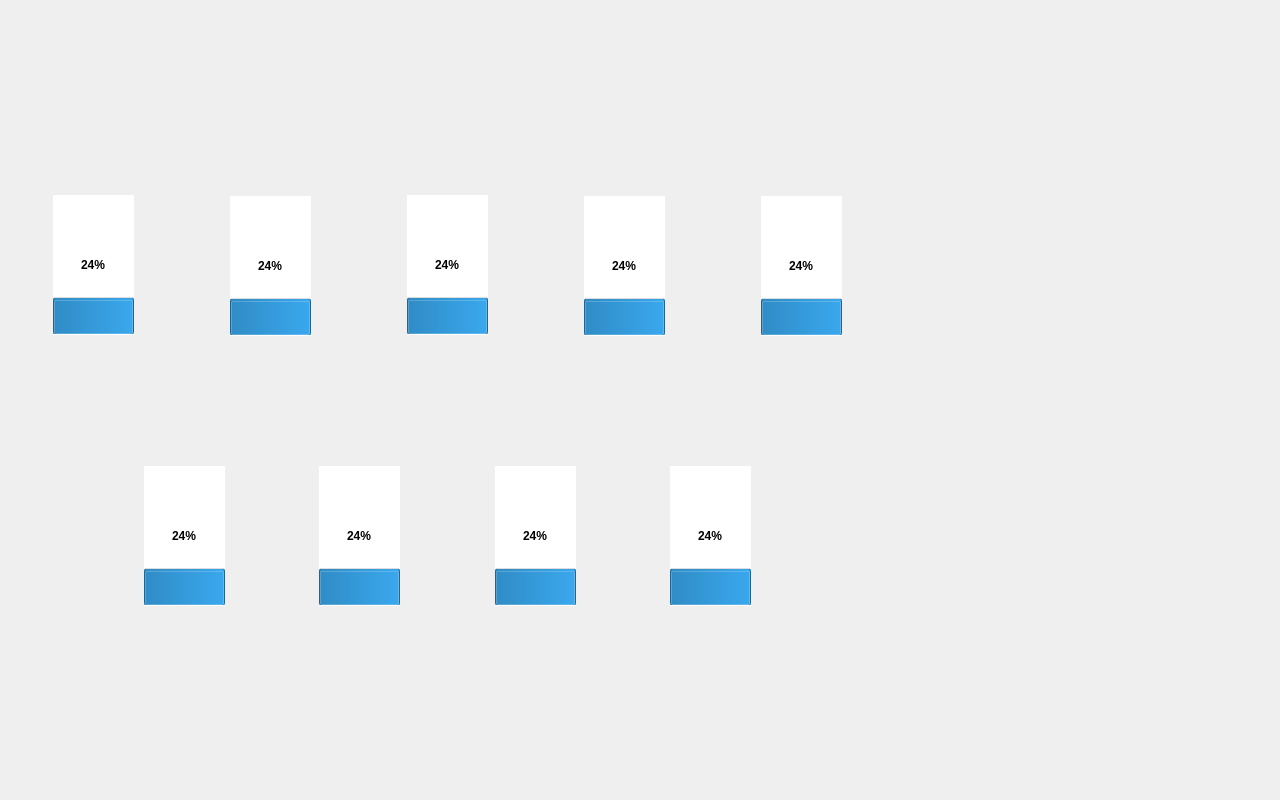
<?xml version="1.0" encoding="UTF-8"?>
<ui version="4.0">
 <class>Autorun</class>
 <widget class="QDialog" name="Autorun">
  <property name="geometry">
   <rect>
    <x>0</x>
    <y>0</y>
    <width>1280</width>
    <height>800</height>
   </rect>
  </property>
  <property name="windowTitle">
   <string>Dialog</string>
  </property>
  <property name="styleSheet">
   <string notr="true">QDialog#Autorun {
background-image: url(:/BG/autorun/autorun.jpg);
}

QPushButton#pause {
background-color: transparent;
border-image: url(:/Button/autorun/pause.png);
background: none;
border: none;
background-repeat: none;
}

QPushButton#cancel {
background-color: transparent;
border-image: url(:/Button/autorun/cancel.png);
background: none;
border: none;
background-repeat: none;
}

QPushButton#back {
background-color: transparent;
border-image: url(:/Button/autorun/back.png);
background: none;
border: none;
background-repeat: none;
}

QProgressBar#slide1_2 {
background-color: transparent;
border-image: url(:/Button/autorun/percentage slide.png);
background: none;
border: none;
background-repeat: none;
}

QProgressBar#slide2_2 {
background-color: transparent;
border-image: url(:/Button/autorun/percentage slide.png);
background: none;
border: none;
background-repeat: none;
}

QProgressBar#slide3_2 {
background-color: transparent;
border-image: url(:/Button/autorun/percentage slide.png);
background: none;
border: none;
background-repeat: none;
}

QProgressBar#slide4_2 {
background-color: transparent;
border-image: url(:/Button/autorun/percentage slide.png);
background: none;
border: none;
background-repeat: none;
}

QProgressBar#slide5_2 {
background-color: transparent;
border-image: url(:/Button/autorun/percentage slide.png);
background: none;
border: none;
background-repeat: none;
}

QProgressBar#slide6_2 {
background-color: transparent;
border-image: url(:/Button/autorun/percentage slide.png);
background: none;
border: none;
background-repeat: none;
}

QProgressBar#slide7_2 {
background-color: transparent;
border-image: url(:/Button/autorun/percentage slide.png);
background: none;
border: none;
background-repeat: none;
}

QProgressBar#slide8_2 {
background-color: transparent;
border-image: url(:/Button/autorun/percentage slide.png);
background: none;
border: none;
background-repeat: none;
}

QProgressBar#slide9_2 {
background-color: transparent;
border-image: url(:/Button/autorun/percentage slide.png);
background: none;
border: none;
background-repeat: none;
}

QPushButton#slide1{
background-color:transparent;
border-image: url(:/Button/main menu/off button.png);
background: none;
border: none;
background-repeat: none;
}

QPushButton#slide1:checked {
border-image: url(:/Button/main menu/on button.png);
}

QPushButton#slide2 {
background-color:transparent;
border-image: url(:/Button/main menu/off button.png);
background: none;
border: none;
background-repeat: none;
}

QPushButton#slide2:checked {
border-image: url(:/Button/main menu/on button.png);
}

QPushButton#slide3 {
background-color:transparent;
border-image: url(:/Button/main menu/off button.png);
background: none;
border: none;
background-repeat: none;
}

QPushButton#slide3:checked {
border-image: url(:/Button/main menu/on button.png);
}

QPushButton#slide4 {
background-color:transparent;
border-image: url(:/Button/main menu/off button.png);
background: none;
border: none;
background-repeat: none;
}

QPushButton#slide4:checked {
border-image: url(:/Button/main menu/on button.png);
}

QPushButton#slide5 {
background-color:transparent;
border-image: url(:/Button/main menu/off button.png);
background: none;
border: none;
background-repeat: none;
}

QPushButton#slide5:checked {
border-image: url(:/Button/main menu/on button.png);
}

QPushButton#slide6 {
background-color:transparent;
border-image: url(:/Button/main menu/off button.png);
background: none;
border: none;
background-repeat: none;
}

QPushButton#slide6:checked {
border-image: url(:/Button/main menu/on button.png);
}

QPushButton#slide7 {
background-color:transparent;
border-image: url(:/Button/main menu/off button.png);
background: none;
border: none;
background-repeat: none;
}

QPushButton#slide7:checked {
border-image: url(:/Button/main menu/on button.png);
}

QPushButton#slide8 {
background-color:transparent;
border-image: url(:/Button/main menu/off button.png);
background: none;
border: none;
background-repeat: none;
}

QPushButton#slide8:checked {
border-image: url(:/Button/main menu/on button.png);
}

QPushButton#slide9 {
background-color:transparent;
border-image: url(:/Button/main menu/off button.png);
background: none;
border: none;
background-repeat: none;
}

QPushButton#slide9:checked {
border-image: url(:/Button/main menu/on button.png);
}

</string>
  </property>
  <widget class="QPushButton" name="pause">
   <property name="geometry">
    <rect>
     <x>470</x>
     <y>714</y>
     <width>288</width>
     <height>90</height>
    </rect>
   </property>
   <property name="text">
    <string/>
   </property>
  </widget>
  <widget class="QPushButton" name="cancel">
   <property name="geometry">
    <rect>
     <x>750</x>
     <y>713</y>
     <width>268</width>
     <height>90</height>
    </rect>
   </property>
   <property name="text">
    <string/>
   </property>
  </widget>
  <widget class="QPushButton" name="back">
   <property name="geometry">
    <rect>
     <x>1014</x>
     <y>713</y>
     <width>268</width>
     <height>90</height>
    </rect>
   </property>
   <property name="text">
    <string/>
   </property>
  </widget>
  <widget class="QProgressBar" name="slide1_2">
   <property name="geometry">
    <rect>
     <x>53</x>
     <y>195</y>
     <width>81</width>
     <height>140</height>
    </rect>
   </property>
   <property name="font">
    <font>
     <weight>75</weight>
     <bold>true</bold>
     <strikeout>false</strikeout>
     <stylestrategy>PreferDefault</stylestrategy>
     <kerning>true</kerning>
    </font>
   </property>
   <property name="layoutDirection">
    <enum>Qt::LeftToRight</enum>
   </property>
   <property name="value">
    <number>24</number>
   </property>
   <property name="alignment">
    <set>Qt::AlignCenter</set>
   </property>
   <property name="textVisible">
    <bool>true</bool>
   </property>
   <property name="orientation">
    <enum>Qt::Vertical</enum>
   </property>
   <property name="textDirection">
    <enum>QProgressBar::TopToBottom</enum>
   </property>
  </widget>
  <widget class="QProgressBar" name="slide2_2">
   <property name="geometry">
    <rect>
     <x>230</x>
     <y>196</y>
     <width>81</width>
     <height>140</height>
    </rect>
   </property>
   <property name="font">
    <font>
     <weight>75</weight>
     <bold>true</bold>
     <strikeout>false</strikeout>
     <stylestrategy>PreferDefault</stylestrategy>
    </font>
   </property>
   <property name="layoutDirection">
    <enum>Qt::LeftToRight</enum>
   </property>
   <property name="value">
    <number>24</number>
   </property>
   <property name="alignment">
    <set>Qt::AlignCenter</set>
   </property>
   <property name="orientation">
    <enum>Qt::Vertical</enum>
   </property>
   <property name="textDirection">
    <enum>QProgressBar::TopToBottom</enum>
   </property>
  </widget>
  <widget class="QProgressBar" name="slide3_2">
   <property name="geometry">
    <rect>
     <x>407</x>
     <y>195</y>
     <width>81</width>
     <height>140</height>
    </rect>
   </property>
   <property name="font">
    <font>
     <weight>75</weight>
     <bold>true</bold>
     <strikeout>false</strikeout>
     <stylestrategy>PreferDefault</stylestrategy>
    </font>
   </property>
   <property name="layoutDirection">
    <enum>Qt::LeftToRight</enum>
   </property>
   <property name="value">
    <number>24</number>
   </property>
   <property name="alignment">
    <set>Qt::AlignCenter</set>
   </property>
   <property name="orientation">
    <enum>Qt::Vertical</enum>
   </property>
   <property name="textDirection">
    <enum>QProgressBar::TopToBottom</enum>
   </property>
  </widget>
  <widget class="QProgressBar" name="slide4_2">
   <property name="geometry">
    <rect>
     <x>584</x>
     <y>196</y>
     <width>81</width>
     <height>140</height>
    </rect>
   </property>
   <property name="font">
    <font>
     <weight>75</weight>
     <bold>true</bold>
     <strikeout>false</strikeout>
     <stylestrategy>PreferDefault</stylestrategy>
    </font>
   </property>
   <property name="layoutDirection">
    <enum>Qt::LeftToRight</enum>
   </property>
   <property name="value">
    <number>24</number>
   </property>
   <property name="alignment">
    <set>Qt::AlignCenter</set>
   </property>
   <property name="orientation">
    <enum>Qt::Vertical</enum>
   </property>
   <property name="textDirection">
    <enum>QProgressBar::TopToBottom</enum>
   </property>
  </widget>
  <widget class="QProgressBar" name="slide5_2">
   <property name="geometry">
    <rect>
     <x>761</x>
     <y>196</y>
     <width>81</width>
     <height>140</height>
    </rect>
   </property>
   <property name="font">
    <font>
     <weight>75</weight>
     <bold>true</bold>
     <strikeout>false</strikeout>
     <stylestrategy>PreferDefault</stylestrategy>
    </font>
   </property>
   <property name="layoutDirection">
    <enum>Qt::LeftToRight</enum>
   </property>
   <property name="value">
    <number>24</number>
   </property>
   <property name="alignment">
    <set>Qt::AlignCenter</set>
   </property>
   <property name="orientation">
    <enum>Qt::Vertical</enum>
   </property>
   <property name="textDirection">
    <enum>QProgressBar::TopToBottom</enum>
   </property>
  </widget>
  <widget class="QProgressBar" name="slide6_2">
   <property name="geometry">
    <rect>
     <x>144</x>
     <y>466</y>
     <width>81</width>
     <height>140</height>
    </rect>
   </property>
   <property name="font">
    <font>
     <weight>75</weight>
     <bold>true</bold>
     <strikeout>false</strikeout>
     <stylestrategy>PreferDefault</stylestrategy>
    </font>
   </property>
   <property name="layoutDirection">
    <enum>Qt::LeftToRight</enum>
   </property>
   <property name="value">
    <number>24</number>
   </property>
   <property name="alignment">
    <set>Qt::AlignCenter</set>
   </property>
   <property name="orientation">
    <enum>Qt::Vertical</enum>
   </property>
   <property name="textDirection">
    <enum>QProgressBar::TopToBottom</enum>
   </property>
  </widget>
  <widget class="QProgressBar" name="slide7_2">
   <property name="geometry">
    <rect>
     <x>319</x>
     <y>466</y>
     <width>81</width>
     <height>140</height>
    </rect>
   </property>
   <property name="font">
    <font>
     <weight>75</weight>
     <bold>true</bold>
     <strikeout>false</strikeout>
     <stylestrategy>PreferDefault</stylestrategy>
    </font>
   </property>
   <property name="layoutDirection">
    <enum>Qt::LeftToRight</enum>
   </property>
   <property name="value">
    <number>24</number>
   </property>
   <property name="alignment">
    <set>Qt::AlignCenter</set>
   </property>
   <property name="orientation">
    <enum>Qt::Vertical</enum>
   </property>
   <property name="textDirection">
    <enum>QProgressBar::TopToBottom</enum>
   </property>
  </widget>
  <widget class="QProgressBar" name="slide8_2">
   <property name="geometry">
    <rect>
     <x>495</x>
     <y>466</y>
     <width>81</width>
     <height>140</height>
    </rect>
   </property>
   <property name="font">
    <font>
     <weight>75</weight>
     <bold>true</bold>
     <strikeout>false</strikeout>
     <stylestrategy>PreferDefault</stylestrategy>
    </font>
   </property>
   <property name="layoutDirection">
    <enum>Qt::LeftToRight</enum>
   </property>
   <property name="value">
    <number>24</number>
   </property>
   <property name="alignment">
    <set>Qt::AlignCenter</set>
   </property>
   <property name="orientation">
    <enum>Qt::Vertical</enum>
   </property>
   <property name="textDirection">
    <enum>QProgressBar::TopToBottom</enum>
   </property>
  </widget>
  <widget class="QProgressBar" name="slide9_2">
   <property name="geometry">
    <rect>
     <x>670</x>
     <y>466</y>
     <width>81</width>
     <height>140</height>
    </rect>
   </property>
   <property name="font">
    <font>
     <weight>75</weight>
     <bold>true</bold>
     <strikeout>false</strikeout>
     <stylestrategy>PreferDefault</stylestrategy>
    </font>
   </property>
   <property name="layoutDirection">
    <enum>Qt::LeftToRight</enum>
   </property>
   <property name="value">
    <number>24</number>
   </property>
   <property name="alignment">
    <set>Qt::AlignCenter</set>
   </property>
   <property name="orientation">
    <enum>Qt::Vertical</enum>
   </property>
   <property name="textDirection">
    <enum>QProgressBar::TopToBottom</enum>
   </property>
  </widget>
  <widget class="QLabel" name="holder_x">
   <property name="geometry">
    <rect>
     <x>928</x>
     <y>232</y>
     <width>47</width>
     <height>41</height>
    </rect>
   </property>
   <property name="text">
    <string/>
   </property>
  </widget>
  <widget class="QLabel" name="holder_y">
   <property name="geometry">
    <rect>
     <x>996</x>
     <y>232</y>
     <width>47</width>
     <height>41</height>
    </rect>
   </property>
   <property name="text">
    <string/>
   </property>
  </widget>
  <widget class="QLabel" name="holder_z">
   <property name="geometry">
    <rect>
     <x>1064</x>
     <y>232</y>
     <width>47</width>
     <height>41</height>
    </rect>
   </property>
   <property name="text">
    <string/>
   </property>
  </widget>
  <widget class="QLabel" name="heater">
   <property name="geometry">
    <rect>
     <x>1140</x>
     <y>232</y>
     <width>47</width>
     <height>41</height>
    </rect>
   </property>
   <property name="text">
    <string/>
   </property>
  </widget>
  <widget class="QLabel" name="cylinder">
   <property name="geometry">
    <rect>
     <x>1206</x>
     <y>232</y>
     <width>47</width>
     <height>41</height>
    </rect>
   </property>
   <property name="text">
    <string/>
   </property>
  </widget>
  <widget class="QLabel" name="slide1">
   <property name="geometry">
    <rect>
     <x>990</x>
     <y>360</y>
     <width>81</width>
     <height>51</height>
    </rect>
   </property>
   <property name="text">
    <string/>
   </property>
  </widget>
  <widget class="QLabel" name="slide2">
   <property name="geometry">
    <rect>
     <x>990</x>
     <y>400</y>
     <width>81</width>
     <height>51</height>
    </rect>
   </property>
   <property name="text">
    <string/>
   </property>
  </widget>
  <widget class="QLabel" name="slide3">
   <property name="geometry">
    <rect>
     <x>990</x>
     <y>450</y>
     <width>81</width>
     <height>51</height>
    </rect>
   </property>
   <property name="text">
    <string/>
   </property>
  </widget>
  <widget class="QLabel" name="slide4">
   <property name="geometry">
    <rect>
     <x>990</x>
     <y>490</y>
     <width>81</width>
     <height>51</height>
    </rect>
   </property>
   <property name="text">
    <string/>
   </property>
  </widget>
  <widget class="QLabel" name="slide5">
   <property name="geometry">
    <rect>
     <x>990</x>
     <y>530</y>
     <width>81</width>
     <height>51</height>
    </rect>
   </property>
   <property name="text">
    <string/>
   </property>
  </widget>
  <widget class="QLabel" name="slide6">
   <property name="geometry">
    <rect>
     <x>990</x>
     <y>580</y>
     <width>81</width>
     <height>51</height>
    </rect>
   </property>
   <property name="text">
    <string/>
   </property>
  </widget>
  <widget class="QLabel" name="slide7">
   <property name="geometry">
    <rect>
     <x>990</x>
     <y>620</y>
     <width>81</width>
     <height>51</height>
    </rect>
   </property>
   <property name="text">
    <string/>
   </property>
  </widget>
  <widget class="QLabel" name="slide8">
   <property name="geometry">
    <rect>
     <x>1160</x>
     <y>350</y>
     <width>81</width>
     <height>51</height>
    </rect>
   </property>
   <property name="text">
    <string/>
   </property>
  </widget>
  <widget class="QLabel" name="slide9">
   <property name="geometry">
    <rect>
     <x>1160</x>
     <y>400</y>
     <width>81</width>
     <height>51</height>
    </rect>
   </property>
   <property name="text">
    <string/>
   </property>
  </widget>
 </widget>
 <resources/>
 <connections/>
</ui>
